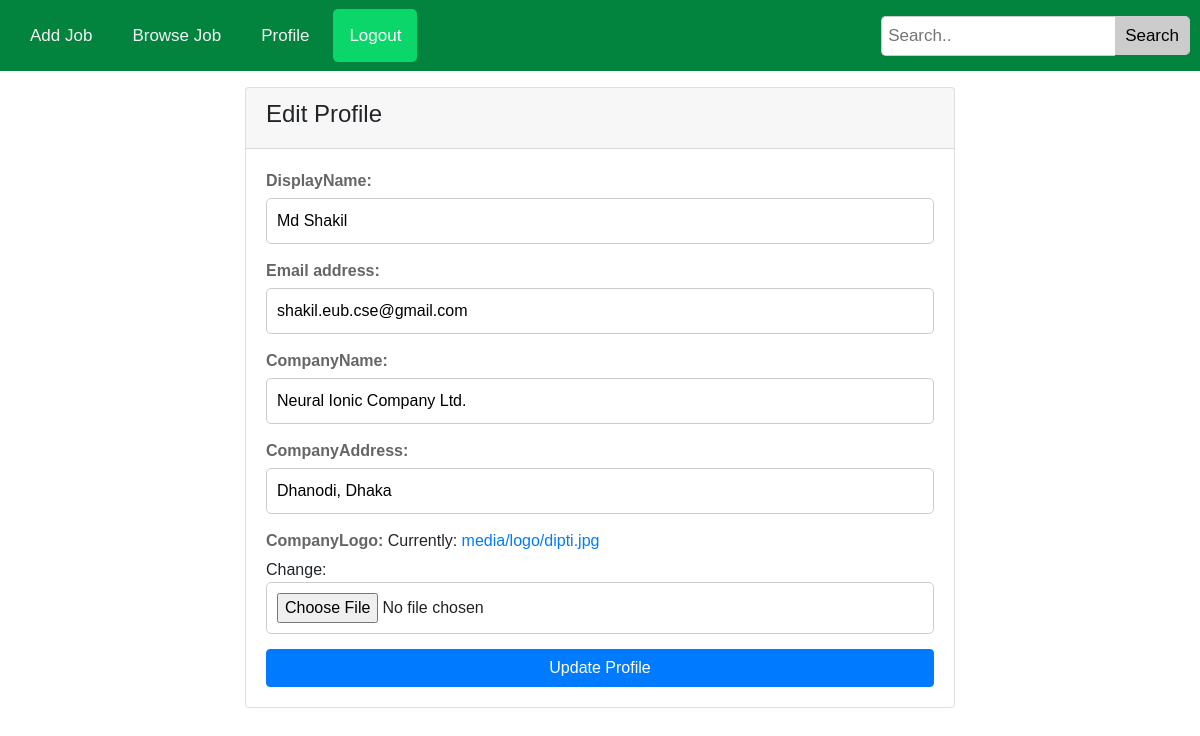
Page /editprofile/ (signed in) on the committed database.
### JobPortalApp/models.py (models this page shows)
class JobPortalUser(AbstractUser):
    DisplayName = models.CharField(max_length=100,null=True)
    USERTYPE = [
        ('Recruiters','Recruiters'),
        ('Jobseekers','Jobseekers'),
    ]
    UserType = models.CharField(choices=USERTYPE,max_length=100,null=True)

class RecruitersModel(models.Model):
    jobuser = models.OneToOneField(JobPortalUser,on_delete=models.CASCADE,related_name='recruitermodel',null=True)
    CompanyName = models.CharField(max_length=100,null=True)
    CompanyAddress = models.CharField(max_length=100,null=True)
    CompanyLogo = models.ImageField(upload_to='media/logo/',null=True)

### JobPortalApp/views.py (the view, shortened to what this page needs)
# urls.py: path('editprofile/',editprofile,name="editprofile"),
@login_required
def editprofile(request):
    current_usertype = request.user.UserType
    userdata = get_object_or_404(JobPortalUser, username=request.user)
    if current_usertype == 'Recruiters':
        recruiterdata = get_object_or_404(RecruitersModel, jobuser = request.user)
        if request.method == 'POST':
            userform = UserForm(request.POST, instance=userdata)
            recruiterform = RecruitersForm(request.POST, request.FILES,instance=recruiterdata)
            if userform.is_valid() and recruiterform.is_valid():
                userform.save()
                recruiterform.save()
                return redirect('profile')
        else:
            userform = UserForm(instance=userdata)
            recruiterform = RecruitersForm(instance=recruiterdata)
        context = {
                'userform':userform,
                'recruiterform':recruiterform,
            }
    return render(request,'editprofile.html',context)

### JobPortalApp/forms.py
class UserForm(forms.ModelForm):
    class Meta:
        model = JobPortalUser
        fields = ['DisplayName','email']
        exclude = ['UserType']

class RecruitersForm(forms.ModelForm):
    class Meta:
        model =RecruitersModel
        fields = "__all__"
        exclude = ['jobuser']

### JobPortalApp/templates/editprofile.html (shortened to what this page needs)
{% extends 'master.html' %}
{% block content %}
<div class="container">
    <div class="col-lg-8 mt-3 mb-3">
        <div class="card">
            <div class="card-header">
                <h4>Edit Profile</h4>
            </div>
            <div class="card-body">
                <form action="" method="POST" enctype="multipart/form-data">
                    {{userform}}
                    {% if user.UserType == 'Recruiters' %}
                    {{recruiterform}}
                    {% else %}
                    {{seekerform}}
                    {% endif %}
                    <button type="submit" class="btn btn-primary btn-block">Update Profile</button>
                </form>
            </div>
        </div>
    </div>
</div>
{% endblock content %}

### JobPortalApp/templates/master.html (style rules this page uses)
body { margin: 0; font-family: Arial, Helvetica, sans-serif; }
label { margin-bottom: 5px; color: #666; text-align: left; font-weight: bold; }
input, select, textarea { margin-bottom: 15px; padding: 10px; border: 1px solid #ccc; border-radius: 5px; width: 100%; }

### JobPortalApp/templates/editprofile.html (style rules this page uses)
.container { display: flex; justify-content: center; align-items: center; }

### rows in the picture
JobPortalUser: DisplayName "Md Shakil", email "shakil.eub.cse@gmail.com"
RecruitersModel: CompanyName "Neural Ionic Company Ltd.", CompanyAddress "Dhanodi, Dhaka"
